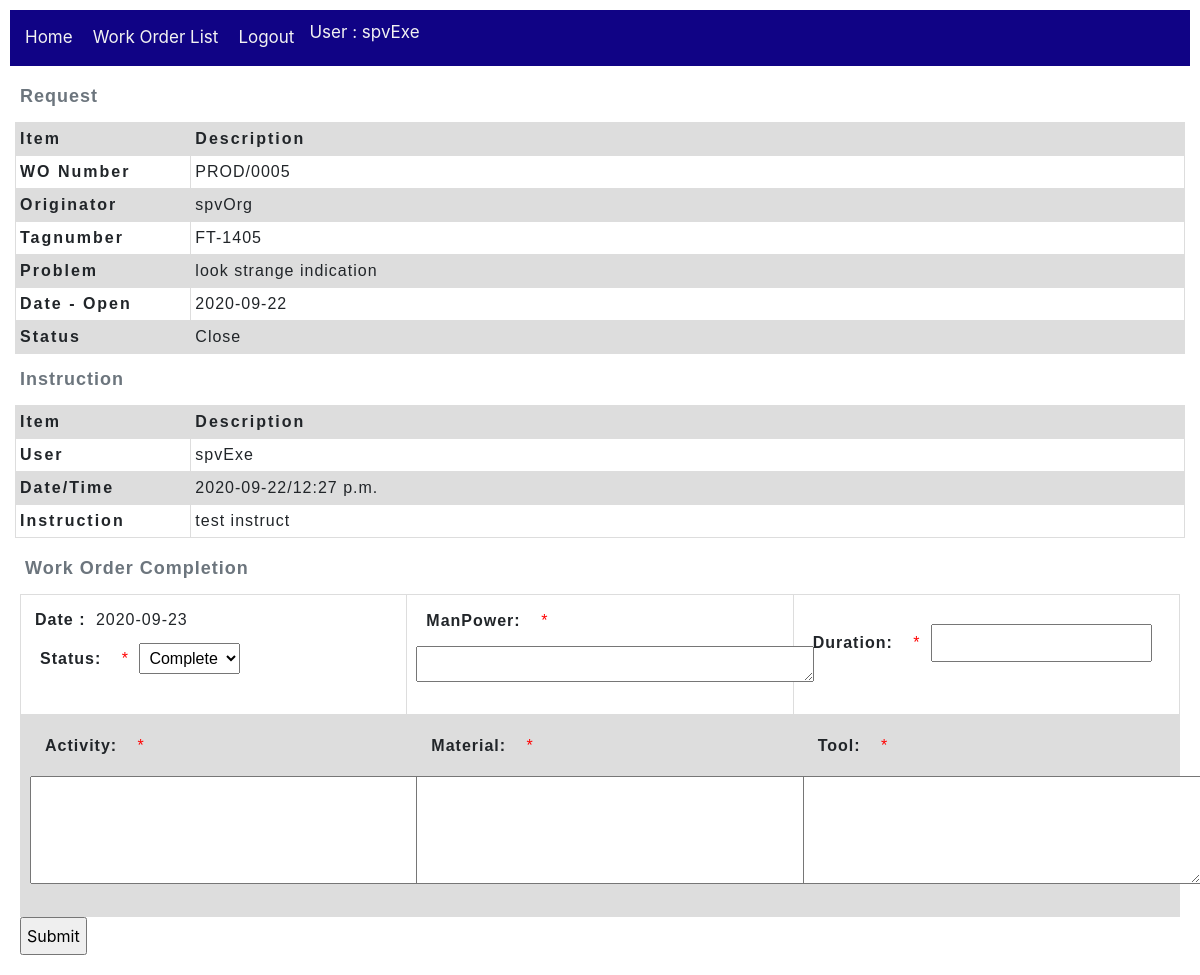
The page /workOrder/work_order/5/complete/ (signed in) on the database its author committed.
### workOrder/models.py (models this page shows, shortened)
class Work_order(models.Model):
    wo_number = models.CharField(max_length=20, null=True)
    tagnumber = models.CharField(max_length=50, null=True, help_text='Enter tagnumber(eg. FT-1405)')
    problem = models.TextField(max_length=1000, null=True)
    originator = models.ForeignKey(User,
        on_delete=models.SET_NULL,
        null=True)
    dest_section = models.ForeignKey(Section,
        on_delete=models.SET_NULL,
        null=True)
    date_open = models.DateField()
    date_finish = models.DateField(null=True)
    status = models.ForeignKey(Action,
        on_delete=models.SET_NULL,
        null=True)
    priority = models.ForeignKey(Wo_priority,
        on_delete=models.SET_NULL,
        null=True)
    current_user_id = models.IntegerField(null=True)
    executor_user_id = models.IntegerField(null=True)
    class Meta:
        ordering = ['originator','status','wo_number']

class Wo_instruction(models.Model):
    instruction = models.TextField(max_length=1000, null=True)
    date = models.DateField(null=True)
    time = models.TimeField(null=True)
    user = models.ForeignKey(User,
        on_delete=models.SET_NULL,
        null=True)
    work_order = models.ForeignKey(Work_order,
        on_delete=models.SET_NULL,
        null=True)

### utility/models.py (models this page shows, shortened)
class Action(models.Model):
    name = models.CharField(max_length=20, null=True, help_text='Enter name of Action(eg. Open, Close, Reject...)')
    description = models.CharField(max_length=100, null=True, help_text='Enter description of Action')
    mode = models.ForeignKey('Mode', on_delete=models.SET_NULL, null=True)
    class Meta:
        ordering = ['name']

### workOrder/views.py (the view, shortened to what this page needs)
# urls.py: path('work_order/<int:pk>/complete/', views.WoCompletion.as_view(), name='work_order-complete'),
class WoCompletion(LoginRequiredMixin, CreateView):
    form_class = WoCompletion_form
    model = Wo_completion
    template_name = 'workOrder/WoCompletion_form.html'  # Specify your own template name/location
    def get_form_kwargs(self):
        kwargs = super(WoCompletion, self).get_form_kwargs()
        kwargs.update({'user': self.request.user})
        return kwargs
    def get_initial(self):
        initial = super(WoCompletion, self).get_initial()
        return initial
    def get_context_data(self, **kwargs):
        context = super(WoCompletion,self).get_context_data(**kwargs)
        Wo_completed = Work_order.objects.get(id=self.kwargs.get("pk"))
        WoInstruction = Wo_instruction.objects.get(work_order=Wo_completed)
        context['Wo_instruction'] = WoInstruction
        context['work_order'] = Wo_completed
        context['date'] = datetime.date.today()
        return context

### workOrder/forms.py (shortened to what this page needs)
class WoCompletion_form(ModelForm):
   def __init__(self, *args, **kwargs):
      self.user = kwargs.pop('user') #take current user
      super(WoCompletion_form, self).__init__(*args, **kwargs)
      actDict = {}
      for action in Profile.objects.get(user=self.user).actions.all():
         actDict[action.pk] = action.name
      actlist = list(actDict.items())
      self.fields['status'].widget = Select(choices=actlist)
   class Meta:
      template_name = 'workOrder/WoCompletion_form.html'  # Specify your own template name/location
      model = Wo_completion
      fields = [
         'status',
         'manPower',
         'duration',
         'activity',
         'material',
         'tool',
         ]
      widgets = {
         'manPower': forms.Textarea(attrs={'rows':1}),
         'activity': forms.Textarea(attrs={'rows':4}),
         'tool': forms.Textarea(attrs={'rows':4}),
         'material': forms.Textarea(attrs={'rows':4}),
         }

### workOrder/templates/workOrder/WoCompletion_form.html (shortened to what this page needs)
{% extends "base_workOrder.html" %}
{% block content %}
  {% include 'Wo_request.html' %}
  {% include 'Wo_instruction.html' %}
  <form action="" method="post">
    <table class="WoCompletion">
      <caption>Work Order Completion</caption>
      <tbody>
        <tr>
          {% for field in form %}
            {% if field.label == 'Status' %}
              <td>
                <div><strong>Date : </strong>{{date}}</div>
                <div class="fieldWrapper form-group" aria-required={% if field.field.required %}"true"{% else %}"false"{% endif %}>
                    <strong>{{ field.label_tag }}</strong>
                    {% if field.field.required %}<span class="required" style="color: red;">*</span>{% endif %}
                    {{ field }}
                </div>
              </td>
              {% elif field.label == 'ManPower' %}
              <td>
                <div class="fieldWrapper form-group" aria-required={% if field.field.required %}"true"{% else %}"false"{% endif %}>
                    <strong>{{ field.label_tag }}</strong>
                    {% if field.field.required %}<span class="required" style="color: red;">*</span>{% endif %}
                    {{ field }}
                </div>
              </td>
              {% elif field.label == 'Duration' %}
              <td>
                <div class="fieldWrapper form-group" aria-required={% if field.field.required %}"true"{% else %}"false"{% endif %}>
                    <strong>{{ field.label_tag }}</strong>
                    {% if field.field.required %}<span class="required" style="color: red;">*</span>{% endif %}
                    {{ field }}
                </div>
              </td>
            {% endif %}
          {% endfor %}
        </tr>
        <tr>
          {% for field in form %}
            {% if field.label == 'Activity' %}
              <td>
                <div class="fieldWrapper form-group" aria-required={% if field.field.required %}"true"{% else %}"false"{% endif %}>
                  <div>
                    <strong>{{ field.label_tag }}</strong>
                    {% if field.field.required %}<span class="required" style="color: red;">*</span>{% endif %}
                  </div>
                  {{ field }}
                </div>
              </td>
            {% elif field.label == 'Material' %}
            <td>
              <div class="fieldWrapper form-group" aria-required={% if field.field.required %}"true"{% else %}"false"{% endif %}>
                <div>
                  <strong>{{ field.label_tag }}</strong>
                  {% if field.field.required %}<span class="required" style="color: red;">*</span>{% endif %}
                </div>
              {{ field }}
              </div>
            </td>
            {% elif field.label == 'Tool' %}
            <td>
              <div class="fieldWrapper form-group" aria-required={% if field.field.required %}"true"{% else %}"false"{% endif %}>
                <div>
                  <strong>{{ field.label_tag }}</strong>
                  {% if field.field.required %}<span class="required" style="color: red;">*</span>{% endif %}
                </div>
              {{ field }}
              </div>
            </td>
            {% endif %}
          {% endfor %}
        </tr>
      </tbody>
    </table>
    <input type="submit" value="Submit">
  </form>
{% endblock %}

### workOrder/templates/base_workOrder.html (shortened to what this page needs)
<!DOCTYPE html>
<html lang="en">
    <head>
        <link rel="stylesheet" href="https://stackpath.bootstrapcdn.com/bootstrap/4.1.3/css/bootstrap.min.css">
        <link rel="stylesheet" href="http://code.jquery.com/ui/1.11.0/themes/smoothness/jquery-ui.css">
        {% load static %}
        <link rel="stylesheet" href="{% static 'css/styles.css' %}">
    </head>
    <body>
        <div class="topnav">
            <ul>
                <li><a href="{% url 'home-cmms' %}">Home</a></li>
                {% if user.is_authenticated %}
                    <li><a href="{% url 'workOrder:work_orders'%}">Work Order List</a></li>
                    <li><a href="{% url 'logout'%}?next={{request.path}}">Logout</a></li>
                {% else %}
                    <li><a href="{% url 'login'%}?next={{request.path}}">Login</a></li>
                {% endif %}
                {% if user.is_authenticated %}
                    <li>User : {{ user.get_username }}</li>
                {% endif %}
            </ul>
        </div>
        <div>{% block content %}{% endblock %}</div>
    </body>
</html>

### workOrder/templates/Wo_request.html
{% block content %}
    <table class="WoHeader">
        <caption>Request</caption>
        <thead>
            <tr>
                <th scope="col">Item</th>
                <th scope="col">Description</th>
            </tr>
        </thead>
        <tbody>
            <tr>
                <th scope="row">WO Number</th>
                <td>{{ work_order.wo_number }}</td>
            </tr>
            <tr>
                <th scope="row">Originator</th>
                <td>{{ work_order.originator }}</td>
            </tr>
            <tr>
                <th scope="row">Tagnumber</th>
                <td>{{ work_order.tagnumber }}</td>
            </tr>
            <tr>
                <th scope="row">Problem</th>
                <td>{{ work_order.problem }}</td>
            </tr>
            <tr>
                <th scope="row">Date - Open</th>
                <td>{{ work_order.date_open }}</td>
            </tr>
            <tr>
                <th scope="row">Status</th>
                <td>{{ work_order.status.name }}</td>
            </tr>
        </tbody>
    </table>
{% endblock %}

### workOrder/templates/Wo_instruction.html
{% block content %}
<table class="WoHeader">
    <caption>Instruction</caption>
    <thead>
      <tr>
        <th scope="col">Item</th>
        <th scope="col">Description</th>
    </tr>
    </thead>
    <tbody>
      <tr>
        <th>User</th>
        <td>{{Wo_instruction.user}}</td>
      </tr>
      <tr>
        <th>Date/Time</th>
        <td>{{Wo_instruction.date}}/{{Wo_instruction.time}}</td>
      </tr>
      <tr>
        <th>Instruction</th>
        <td>{{Wo_instruction.instruction}}</td>
      </tr>
    </tbody>
  </table>
{% endblock %}

### workOrder/static/css/styles.css (style rules this page uses)
* { padding: 5px; }
.topnav { overflow: hidden; background-color: rgb(16, 3, 133); }
.topnav ul { list-style-type: none; margin: 0; padding: 0; overflow: hidden; background-color: rgb(16, 3, 133); }
.topnav ul li { float: left; color: #f2f2f2; text-align: center; padding: 5px; text-decoration: none; font-size: 17px; }
.topnav ul li a { float: left; color: #f2f2f2; text-align: center; padding: 5px; text-decoration: none; font-size: 17px; }
* { box-sizing: border-box; }
table { table-layout: fixed; width: 100%; border-collapse: collapse; }
caption { font-family: sans-serif; font-size: 18px; font-weight: bold; caption-side: top; text-align: left; letter-spacing: 1px; }
td, th { border: 1px solid #dddddd; text-align: left; padding: 4px; }
th { letter-spacing: 2px; }
td { letter-spacing: 1px; }
thead th { background-color: #dddddd; }
tr:nth-child(even) { background-color: #dddddd; }
table.WoHeader { font-family: arial, sans-serif; }
table.WoHeader thead th:nth-child(1) { width: 15%; }
table.WoCompletion { font-family: arial, sans-serif; }
table.WoCompletion tbody td { height: 100px; }

### rows shown on the page
Work_order: wo_number "PROD/0005", originator "spvOrg", tagnumber "FT-1405", problem "look strange indication", date_open "2020-09-22", status.name "Close"
Wo_instruction: user "spvExe", date "2020-09-22", time "12:27 p.m.", instruction "test instruct"

### other values the page prints
{{ user.get_username }} "spvExe"
{{ date }} "2020-09-23"
{{ field.label_tag }} "Status:"
{{ field.label_tag }} "ManPower:"
{{ field.label_tag }} "Duration:"
{{ field.label_tag }} "Activity:"
{{ field.label_tag }} "Material:"
{{ field.label_tag }} "Tool:"
